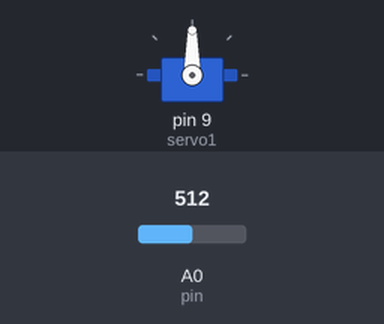
Bench run of a sketch on a simulated Arduino Uno, built with avr-gcc and run on an emulated ATmega328P. Parts: servo. The inputs (shaded band) are chosen by the test bench; at power-on: A0 (pin) = 512.

Above: at 1.2 s.
1.3 s: A0 (pin) set to 716
At 1.9 s:
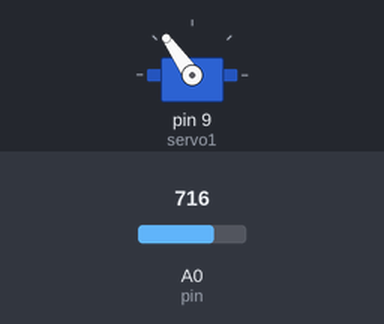
2.8 s: A0 (pin) set to 900
At 4.0 s:
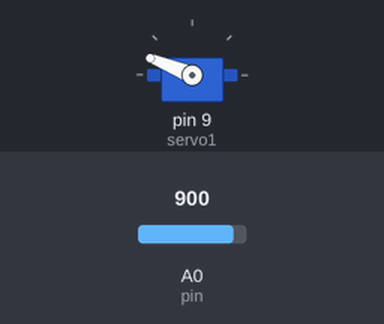
4.3 s: A0 (pin) set to 1023
At 5.4 s:
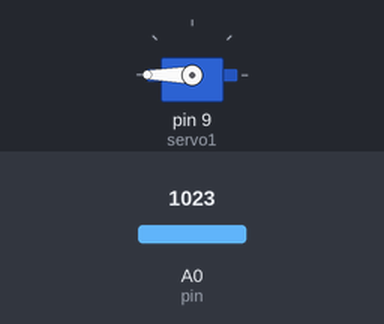
5.8 s: A0 (pin) set to 306
At 6.3 s:
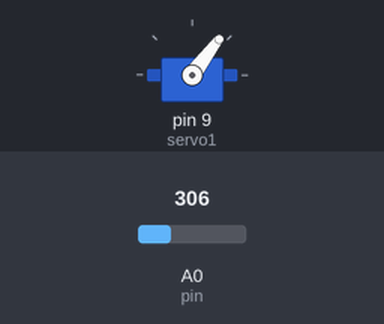
7.3 s: A0 (pin) set to 122
At 7.7 s:
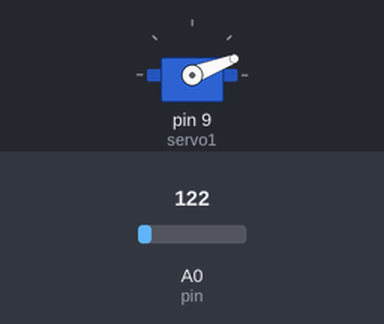
Timing chart, 0 to 9.8 s (numbered marks = the images above; inputs shaded):
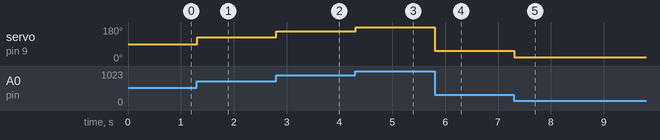

Measured:
- after the input at 1.3 s, servo on pin 9 (servo1): 90° → 125° at once
- after the input at 2.8 s, servo on pin 9 (servo1): 125° → 158° at once
- after the input at 4.3 s, servo on pin 9 (servo1): 158° → 180° at once
- after the input at 5.8 s, servo on pin 9 (servo1): 180° → 53° at once
- after the input at 7.3 s, servo on pin 9 (servo1): 53° → 21° at once

The sketch:

Knob.ino
```cpp
#include <Servo.h>

Servo servo1;

int pin = A0;
int val;
void setup()
{
 servo1.attach(9);
}
void loop()
{
  val = analogRead(pin);
  val = map(val, 0, 1023, 0, 180);
  servo1.write(val);
  delay(15);
}
```
